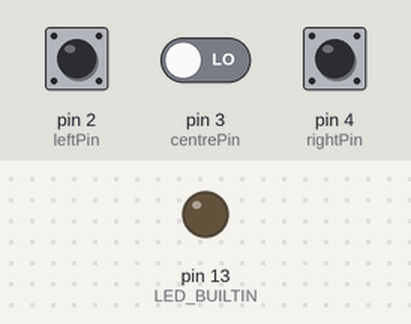
A sketch run on a simulated Arduino Uno, built with avr-gcc and run on an emulated ATmega328P. Parts: output pins drawn as LEDs (lit = HIGH). Dashed ring = blinking. The inputs (shaded band) are chosen by the test bench; at power-on: pin 2 (leftPin) LOW, pin 3 (centrePin) LOW, pin 4 (rightPin) LOW.

Above: at 2.5 s.
2.6 s: pin 2 (leftPin) pulled HIGH for 1.05 s
At 3.45 s:
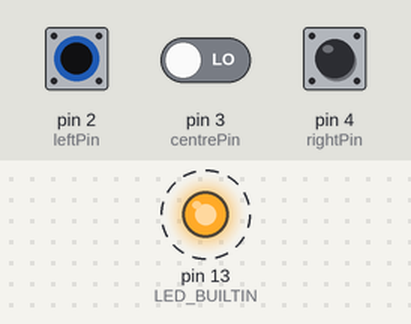
5.2 s: pin 3 (centrePin) driven HIGH
At 5.35 s:
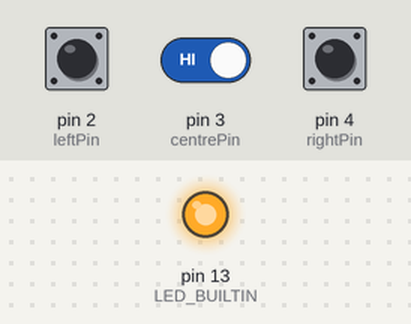
8.7 s: pin 3 (centrePin) driven LOW
At 9.7 s:
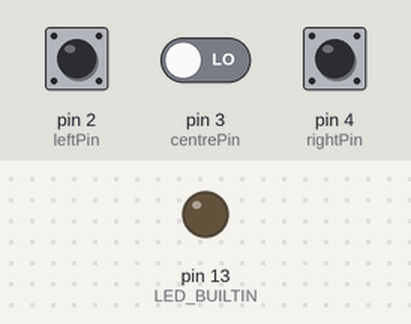
10.2 s: pin 4 (rightPin) pulled HIGH for 1.05 s
At 11.0 s:
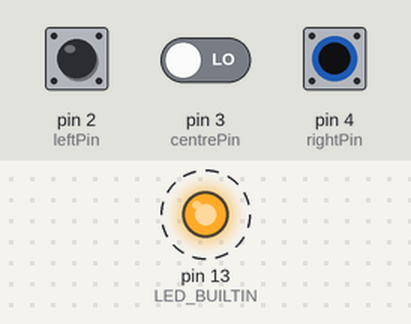
13.7 s: pin 4 (rightPin) pulled HIGH for 3.2 s
At 14.15 s:
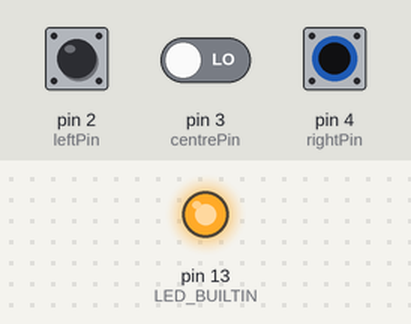
Timing chart, 0 to 19.0 s (numbered marks = the images above; inputs shaded):
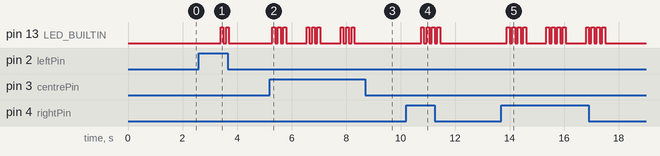

The sketch:

test_input_sensor.ino
```cpp
int leftPin = 2;
int centrePin = 3;
int rightPin = 4;
int leftReading, centreReading, rightReading = LOW;

void setup() {
  // put your setup code here, to run once:
  pinMode(leftPin, INPUT);
  pinMode(centrePin, INPUT);
  pinMode(rightPin, INPUT);
  pinMode(LED_BUILTIN, OUTPUT);
}

void loop() {
  // put your main code here, to run repeatedly:
  leftReading = digitalRead(leftPin);
  centreReading = digitalRead(centrePin);
  rightReading = digitalRead(rightPin);

  if (leftReading == HIGH) {
    digitalWrite(LED_BUILTIN, HIGH);
    delay(100);
    digitalWrite(LED_BUILTIN, LOW);
    delay(100);
    digitalWrite(LED_BUILTIN, HIGH);
  };
  if (centreReading == HIGH) {
    digitalWrite(LED_BUILTIN, HIGH);
    delay(100);
    digitalWrite(LED_BUILTIN, LOW);
    delay(100);
    digitalWrite(LED_BUILTIN, HIGH);
    delay(100);
    digitalWrite(LED_BUILTIN, LOW);
    delay(100);
    digitalWrite(LED_BUILTIN, HIGH);
  };
  if (rightReading == HIGH) {
    digitalWrite(LED_BUILTIN, HIGH);
    delay(100);
    digitalWrite(LED_BUILTIN, LOW);
    delay(100);
    digitalWrite(LED_BUILTIN, HIGH);
    delay(100);
    digitalWrite(LED_BUILTIN, LOW);
    delay(100);
    digitalWrite(LED_BUILTIN, HIGH);
    delay(100);
    digitalWrite(LED_BUILTIN, LOW);
    delay(100);
    digitalWrite(LED_BUILTIN, HIGH);
  };
  delay(100);
  digitalWrite(LED_BUILTIN, LOW);
  delay(750);
}
```

Measured:
- after the input at 2.6 s, pin 13 (LED_BUILTIN): alternates HIGH for 0.10 s and LOW for 0.10 s, 4 changes in all, then stays LOW, starting after 0.80 s
- after the input at 5.2 s, pin 13 (LED_BUILTIN): LOW → HIGH after 0.10 s, then repeats every 1.3 s: 2 × (LOW 0.10 s, HIGH 0.10 s), LOW 0.75 s, HIGH 0.10 s
- after the input at 8.7 s, pin 13 (LED_BUILTIN): stops changing and stays LOW
- after the input at 10.2 s, pin 13 (LED_BUILTIN): alternates HIGH for 0.10 s and LOW for 0.10 s, 8 changes in all, then stays LOW, starting after 0.55 s
- after the input at 13.7 s, pin 13 (LED_BUILTIN): LOW → HIGH after 0.20 s, then repeats every 1.5 s: 3 × (LOW 0.10 s, HIGH 0.10 s), LOW 0.75 s, HIGH 0.10 s
